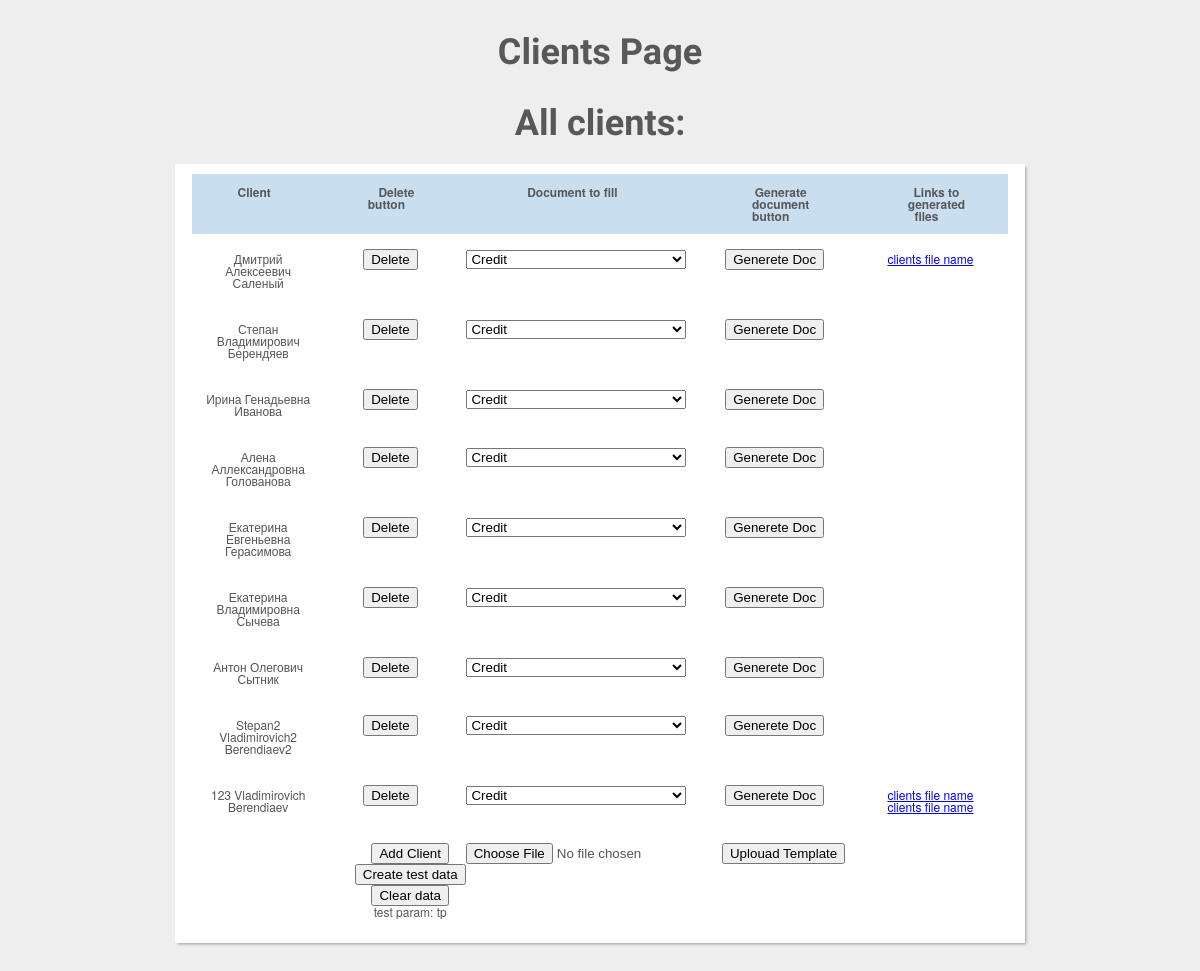
/clients/, run on the app's committed database.
### clients/models.py (models this page shows)
class Client(models.Model):
	first_name = models.CharField(max_length=30)
	part_name = models.CharField(max_length=30)
	last_name = models.CharField(max_length=30)

class ClientsFile(models.Model):
    client = models.ForeignKey(Client, on_delete=models.CASCADE)
    file_name = models.CharField(max_length=500, default = "clients file name")
    file_path = models.CharField(max_length=1000, default = "/")

### clients/views.py (the view)
# urls.py: path('clients/', allClients),
def allClients(request, test_param="tp"):
	return render(request, 'clients.html', {'all_clients': Client.objects.all(), 'all_docs': Document.objects.all(),
		'test_param':test_param, 'all_clients_files':ClientsFile.objects.all(),});

### templates/clients.html (shortened to what this page needs)
<!DOCTYPE html>
<html>
{% load staticfiles %}
    <link href="{% static 'css/clients_table.css' %}" rel="stylesheet" type="text/css" >
<body>
<h1>Clients Page</h1>
<h1>All clients:</h1>
 <div id="wrapper">
<table id="keywords" cellspacing="0" cellpadding="0">
<thead>
<tr>
  <th><span> Client </span></th>
  <th><span> Delete button </span></th>
  <th><span> Document to fill </span></th>
  <th><span> Generate document button </span></th>
  <th><span> Links to generated files </span></th>
</tr>
</thead>
{% for p_client in all_clients %}
 	<form action="/clientForm/{{p_client.id}}" method="POST" style="display:inline;">
 <tr>
  <td>
  	{% csrf_token %}{{p_client.first_name}} {{p_client.part_name}} {{p_client.last_name}}
  </td>
  <td>
  <input type="submit" name="sbm" value="Delete">
  </td>
  <td>
  <select name="doc_id">
  {% for doc in all_docs %}
  	<option value="{{doc.id}}"><a href="">{{doc.name}}</a></option>
  {% endfor %}
   </select>
  </td>
  <td>
  <input type="submit" name="sbm" value="Generete Doc">
  </td>
  <td>
  	<ul>
	{% for client_file in all_clients_files %}
	  {% if client_file.client.id == p_client.id %}
	    {% load static %}
         <li><a href="{% static client_file.file_path %}"> {{client_file.file_name}}</a></li>
	  {% endif %}
    {% endfor %}
    </ul>
  </td>
 </tr>
 </form>
 {% endfor %}
</table>
<table id="keywords" cellspacing="0" cellpadding="0">
<tr>
  <th>
    <span>
	  <form action="/addClient/" method="POST">{% csrf_token %}
	    <input type="submit" name="sbm" value="Add Client"/>
      </form>
	</span>
  </th>
  <th>
    <span>
    <form action="/uploadTemplate/" method="POST" enctype="multipart/form-data">{% csrf_token %}
      <input type="file" name="template">
      <input type="submit" name="sbm" value="Uplouad Template"/>
      </form>
  </span>
  </th>
</tr>
<tr>
  <th>
    <span>
	  <form action="/createTestData/" method="POST">{% csrf_token %}
	    <input type="submit" name="sbm" value="Create test data"/>
      </form>
	</span>
  </th>
</tr>
<tr>
  <th>
    <span>
	  <form action="/clearData/" method="POST">{% csrf_token %}
	    <input type="submit" name="sbm" value="Clear data"/>
      </form>
	</span>
  </th>
</tr>
<tr>
 <th><span> test param: {{test_param}}</span></th>
</tr>
</table>
</div>
</body>
</html>

### static/css/clients_table.css (style rules this page uses)
html, body, div, span, applet, object, iframe, h1, h2, h3, h4, h5, h6, p, blockquote, pre, a, abbr, acronym, address, big, cite, code, del, dfn, em, img, ins, kbd, q, s, samp, small, strike, strong, sub, sup, tt, var, b, u, i, center, dl, dt, dd, ol, ul, li, fieldset, form, label, legend, table, caption, tbody, tfoot, thead, tr, th, td, article, aside, canvas, details, embed, figure, figcaption, footer, header, hgroup, menu, nav, output, ruby, section, summary, time, mark, audio, video { margin: 0; padding: 0; border: 0; font-size: 100%; font: inherit; vertical-align: baseline; outline: none; -webkit-font-smoothing: antialiased; -webkit-text-size-adjust: 100%; -ms-text-size-adjust: 100%; -webkit-box-sizing: border-box; -moz-box-sizing: border-box; box-sizing: border-box; }
html { overflow-y: scroll; }
body { background: #eee url('https://i.imgur.com/eeQeRmk.png'); font-family: 'Helvetica Neue', Helvetica, Arial, sans-serif; font-size: 62.5%; line-height: 1; color: #585858; padding: 22px 10px; padding-bottom: 55px; }
ol, ul { list-style: none; }
input, textarea { -webkit-font-smoothing: antialiased; -webkit-text-size-adjust: 100%; -ms-text-size-adjust: 100%; -webkit-box-sizing: border-box; -moz-box-sizing: border-box; box-sizing: border-box; outline: none; }
table { border-collapse: collapse; border-spacing: 0; }
h1 { font-family: 'Amarante', Tahoma, sans-serif; font-weight: bold; font-size: 3.6em; line-height: 1.7em; margin-bottom: 10px; text-align: center; }
#wrapper { display: block; width: 850px; background: #fff; margin: 0 auto; padding: 10px 17px; -webkit-box-shadow: 2px 2px 3px -1px rgba(0,0,0,0.35); }
#keywords { margin: 0 auto; font-size: 1.2em; margin-bottom: 15px; }
#keywords thead { cursor: pointer; background: #c9dff0; }
#keywords thead tr th { font-weight: bold; padding: 12px 30px; padding-left: 42px; }
#keywords thead tr th span { padding-right: 20px; background-repeat: no-repeat; background-position: 100% 100%; }
#keywords tbody tr { color: #555; }
#keywords tbody tr td { text-align: center; padding: 15px 10px; }

### data on the page
Client: first_name "Дмитрий", part_name "Алексеевич", last_name "Саленый"
ClientsFile: file_name "clients file name"
Client: first_name "Степан", part_name "Владимирович", last_name "Берендяев"
Client: first_name "Ирина", part_name "Генадьевна", last_name "Иванова"
Client: first_name "Алена", part_name "Аллександровна", last_name "Голованова"
Client: first_name "Екатерина", part_name "Евгеньевна", last_name "Герасимова"
Client: first_name "Екатерина", part_name "Владимировна", last_name "Сычева"
Client: first_name "Антон", part_name "Олегович", last_name "Сытник"
Client: first_name "Stepan2", part_name "Vladimirovich2", last_name "Berendiaev2"
Client: first_name "123", part_name "Vladimirovich", last_name "Berendiaev"
ClientsFile: file_name "clients file name"
ClientsFile: file_name "clients file name"

### other printed values
{{ test_param }} "tp"
